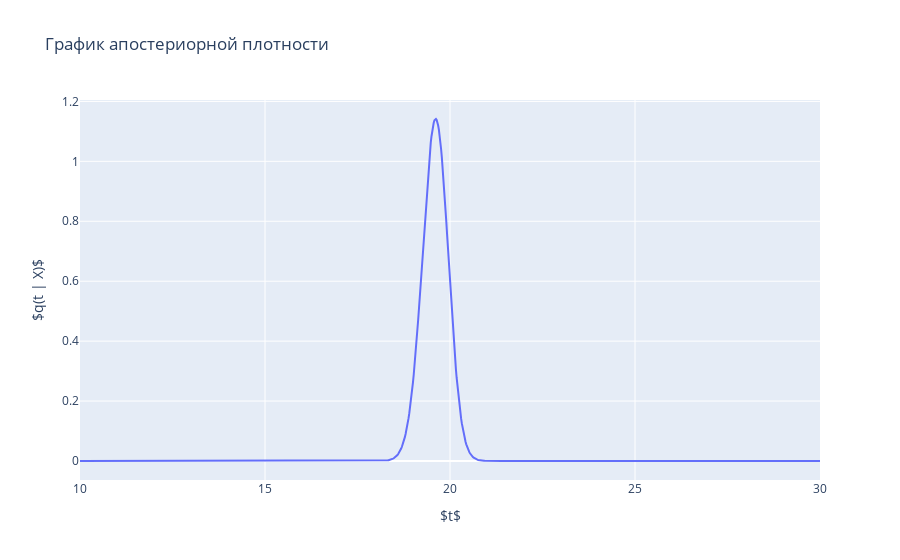

Notebook code for this chart:
### Markdown cell above
Для апостериорного распределения, посчитанного по данной выборке одним из методов:
* нарисуйте график плотности;
* посчитайте и выпишите математическое ожидание;
* найдите симметричный (построенный по симметричным квантилям) 95%-ый доверительный интервал.

### Code cell
def a_posteriori_dencity(t, X):
    return sps.cauchy(loc=a).pdf(t) * normal_distr_without_const(t, X) / integral_without_const

grid_t = np.linspace(10, 30, 1001)
fig = go.Figure()
fig.add_trace(go.Scatter(x=grid_t, y=a_posteriori_dencity(grid_t, data_alcan), name='Апостериорная плотность'))
fig.update_layout(title='График апостериорной плотности', 
                  xaxis_title="$t$", yaxis_title="$q(t | X)$")
fig.show()
pof.plot(fig, filename='posteriori.html', auto_open=False)

### Figure 1 — Plotly figure (JSON) as saved in the notebook; plotly's stock layout.template omitted (floating-point values rounded to 4 significant figures; data arrays with more than 128 entries replaced by an {"elided": "..."} marker saying what was removed)
{"data": [{"name": "Апостериорная плотность", "type": "scatter", "x": {"elided": "1001 float values"}, "y": {"elided": "1001 float values"}}], "layout": {"title": {"text": "График апостериорной плотности"}, "xaxis": {"title": {"text": "$t$"}}, "yaxis": {"title": {"text": "$q(t | X)$"}}}}
